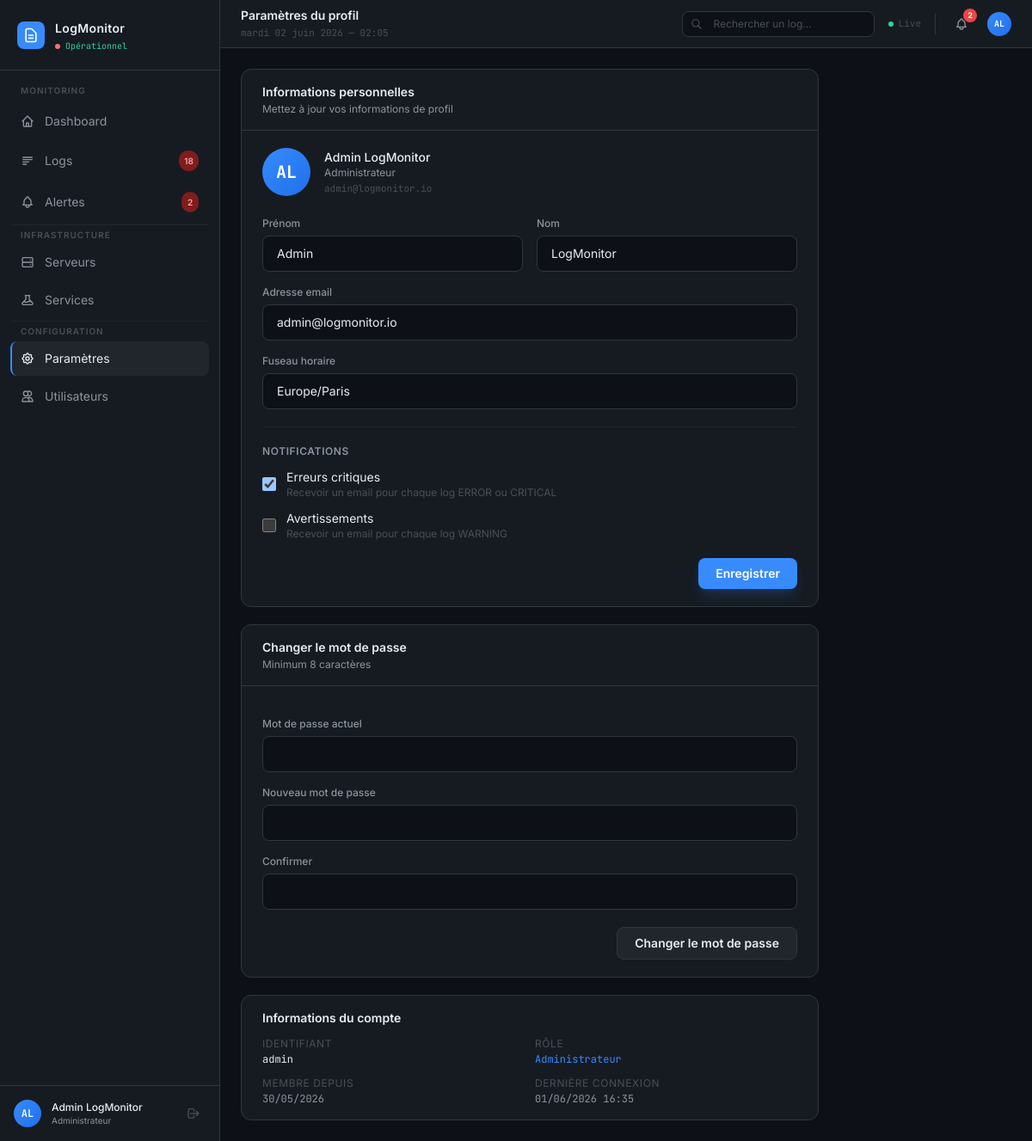
Page /auth/profile/ (signed in) on the earlier database version.
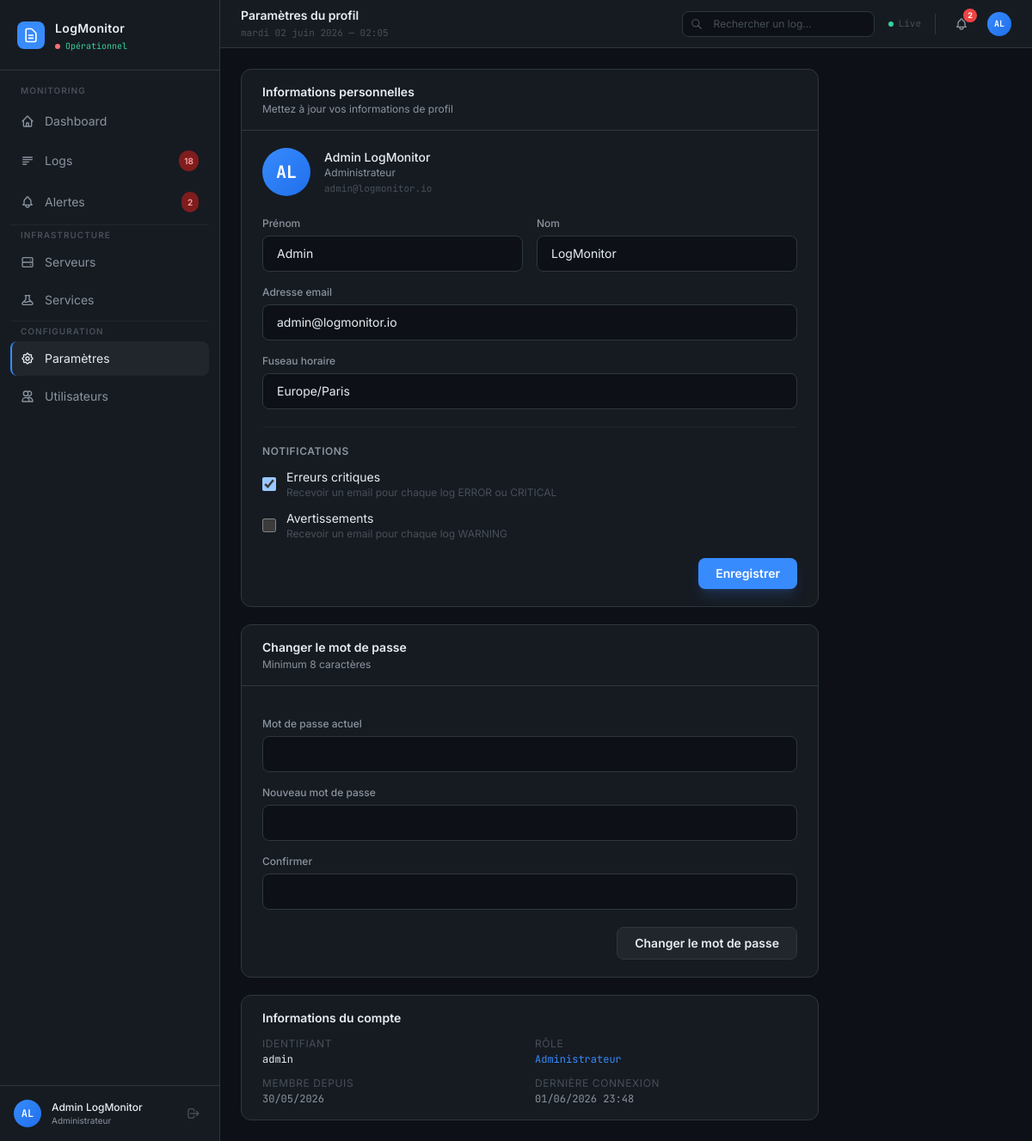
Same page on the later database version.
### apps/accounts/models.py (models this page shows, shortened)
class User(AbstractUser):
    class Role(models.TextChoices):
        ADMIN = "admin", _("Administrateur")
        ANALYST = "analyst", _("Analyste")
        VIEWER = "viewer", _("Lecteur")
        USER = "user", _("Utilisateur")
    role = models.CharField(
        max_length=20,
        choices=Role.choices,
        default=Role.VIEWER,
        verbose_name=_("Rôle"),
    )
    avatar = models.ImageField(
        upload_to="avatars/",
        null=True,
        blank=True,
        verbose_name=_("Avatar"),
    )
    notify_on_error = models.BooleanField(
        default=True,
        verbose_name=_("Notifier sur erreur critique"),
    )
    notify_on_warning = models.BooleanField(
        default=False,
        verbose_name=_("Notifier sur avertissement"),
    )
    timezone = models.CharField(
        max_length=50,
        default="Europe/Paris",
        verbose_name=_("Fuseau horaire"),
    )
    created_at = models.DateTimeField(auto_now_add=True)
    updated_at = models.DateTimeField(auto_now=True)
    class Meta:
        verbose_name = _("Utilisateur")
        verbose_name_plural = _("Utilisateurs")
        ordering = ["-date_joined"]
    @property
    def display_name(self):
        return self.get_full_name() or self.username
    @property
    def initials(self):
        if self.first_name and self.last_name:
            return f"{self.first_name[0]}{self.last_name[0]}".upper()
        return self.username[:2].upper()

### apps/accounts/profile.py (the view, shortened to what this page needs)
# urls.py: path("profile/",                  ProfileView.as_view(),            name="profile"),
class ProfileView(LoginRequiredMixin, UpdateView):
    model = User
    form_class = ProfileForm
    template_name = "accounts/profile.html"
    success_url = reverse_lazy("accounts:profile")
    login_url = "/auth/login/"
    def get_object(self, queryset=None):
        return self.request.user
    def get_context_data(self, **kwargs):
        ctx = super().get_context_data(**kwargs)
        ctx["page_title"] = "Profil — LogMonitor"
        ctx["page_heading"] = "Paramètres du profil"
        ctx["password_form"] = PasswordChangeForm(user=self.request.user)
        return ctx

### apps/accounts/profile.py
class ProfileForm(forms.ModelForm):
    class Meta:
        model = User
        fields = ["first_name", "last_name", "email", "timezone",
                  "notify_on_error", "notify_on_warning", "avatar"]
    def __init__(self, *args, **kwargs):
        super().__init__(*args, **kwargs)
        input_cls = (
            "w-full bg-[#0D1117] border border-[#30363D] rounded-lg px-4 py-2.5 "
            "text-[#E6EDF3] text-sm placeholder-[#484F58] "
            "focus:outline-none focus:border-[#388BFD] focus:ring-1 focus:ring-[#388BFD] "
            "transition-colors"
        )
        checkbox_cls = "w-4 h-4 rounded border-[#30363D] bg-[#0D1117] text-[#388BFD]"
        for name, field in self.fields.items():
            if isinstance(field.widget, forms.CheckboxInput):
                field.widget.attrs["class"] = checkbox_cls
            elif not isinstance(field.widget, forms.FileInput):
                field.widget.attrs["class"] = input_cls

### apps/accounts/templates/accounts/profile.html (shortened to what the changed rows need)
{% extends "base.html" %}
{% block content %}
<div class="max-w-2xl space-y-5 animate-fade-in">
  <div class="bg-[#161B22] border border-[#30363D] rounded-xl overflow-hidden">
    <div class="px-6 py-4 border-b border-[#30363D]">
      <h2 class="text-sm font-semibold text-[#E6EDF3]">Informations personnelles</h2>
    </div>
    <form method="post" action="{% url 'accounts:profile' %}" enctype="multipart/form-data" class="px-6 py-5">
      <div class="flex items-center gap-4 mb-6">
        <div class="w-14 h-14 rounded-full bg-gradient-to-br from-[#388BFD] to-[#1F6FEB]
                    flex items-center justify-center flex-shrink-0">
          <span class="text-xl font-bold text-white font-mono">{{ request.user.initials }}</span>
        </div>
        <div>
          <p class="text-sm font-medium text-[#E6EDF3]">{{ request.user.display_name }}</p>
          <p class="text-xs text-[#8B949E]">{{ request.user.get_role_display }}</p>
          <p class="text-[11px] text-[#484F58] font-mono mt-0.5">{{ request.user.email }}</p>
        </div>
      </div>
      <div class="grid grid-cols-2 gap-4">
        <div>
          <label class="block text-xs font-medium text-[#8B949E] mb-1.5">Prénom</label>
          {{ form.first_name }}
        </div>
        <div>
          <label class="block text-xs font-medium text-[#8B949E] mb-1.5">Nom</label>
          {{ form.last_name }}
        </div>
        <div class="col-span-2">
          <label class="block text-xs font-medium text-[#8B949E] mb-1.5">Adresse email</label>
          {{ form.email }}
        </div>
        <div class="col-span-2">
          <label class="block text-xs font-medium text-[#8B949E] mb-1.5">Fuseau horaire</label>
          {{ form.timezone }}
        </div>
      </div>
      <div class="mt-5 pt-5 border-t border-[#21262D]">
        <div class="space-y-3">
          <label class="flex items-center gap-3 cursor-pointer">
            {{ form.notify_on_error }}
            <div>
              <p class="text-sm text-[#E6EDF3]">Erreurs critiques</p>
              <p class="text-xs text-[#484F58]">Recevoir un email pour chaque log ERROR ou CRITICAL</p>
            </div>
          </label>
          <label class="flex items-center gap-3 cursor-pointer">
            {{ form.notify_on_warning }}
            <div>
              <p class="text-sm text-[#E6EDF3]">Avertissements</p>
              <p class="text-xs text-[#484F58]">Recevoir un email pour chaque log WARNING</p>
            </div>
          </label>
        </div>
      </div>
    </form>
  </div>
  <div class="bg-[#161B22] border border-[#30363D] rounded-xl overflow-hidden">
    <div class="px-6 py-4 border-b border-[#30363D]">
      <h2 class="text-sm font-semibold text-[#E6EDF3]">Changer le mot de passe</h2>
    </div>
  </div>
  <div class="bg-[#161B22] border border-[#30363D] rounded-xl px-6 py-4">
    <h2 class="text-sm font-semibold text-[#E6EDF3] mb-3">Informations du compte</h2>
    <div class="grid grid-cols-2 gap-3 text-xs">
      <div>
        <p class="text-[#484F58] uppercase tracking-wider mb-0.5">Identifiant</p>
        <p class="text-[#E6EDF3] font-mono">{{ request.user.username }}</p>
      </div>
      <div>
        <p class="text-[#484F58] uppercase tracking-wider mb-0.5">Rôle</p>
        <p class="text-[#388BFD] font-mono">{{ request.user.get_role_display }}</p>
      </div>
      <div>
        <p class="text-[#484F58] uppercase tracking-wider mb-0.5">Membre depuis</p>
        <p class="text-[#8B949E] font-mono">{{ request.user.date_joined|date:"d/m/Y" }}</p>
      </div>
      <div>
        <p class="text-[#484F58] uppercase tracking-wider mb-0.5">Dernière connexion</p>
        <p class="text-[#8B949E] font-mono">{{ request.user.last_login|date:"d/m/Y H:i"|default:"—" }}</p>
      </div>
    </div>
  </div>
</div>
{% endblock %}

### templates/components/sidebar.html (shortened to what the changed rows need)
{% load static %}
<aside class="w-64 flex-shrink-0 flex flex-col bg-[#161B22] border-r border-[#30363D] h-full">
  <div class="border-t border-[#30363D] px-4 py-4">
    <div class="flex items-center gap-3">
      <div class="w-8 h-8 rounded-full bg-gradient-to-br from-[#388BFD] to-[#1F6FEB]
                  flex items-center justify-center flex-shrink-0">
        <span class="text-xs font-semibold text-white font-mono">
          {{ request.user.initials|default:"U" }}
        </span>
      </div>
      <div class="flex-1 min-w-0">
        <p class="text-xs font-medium text-[#E6EDF3] truncate">{{ request.user.display_name }}</p>
        <p class="text-[10px] text-[#8B949E] truncate">{{ request.user.get_role_display|default:"Utilisateur" }}</p>
      </div>
    </div>
  </div>
</aside>

### templates/components/header.html (shortened to what this page needs)
<header class="flex-shrink-0 h-14 flex items-center gap-4 px-6 bg-[#161B22] border-b border-[#30363D]">
  <div class="flex-1 min-w-0">
    <h1 class="text-sm font-semibold text-[#E6EDF3] truncate">
      {{ page_heading|default:"Dashboard" }}
    </h1>
    <p class="text-[11px] text-[#484F58] font-mono mt-0.5">
      {% now "l d F Y — H:i" %}
    </p>
  </div>
  <div class="relative hidden md:block">
    <input
      type="text"
      name="search"
      placeholder="Rechercher un log…"
      class="w-56 bg-[#0D1117] border border-[#30363D] rounded-lg pl-9 pr-4 py-1.5
             text-[#E6EDF3] text-xs placeholder-[#484F58]
             focus:outline-none focus:border-[#388BFD] focus:ring-1 focus:ring-[#388BFD]
             transition-colors duration-200"
      hx-get="{% url 'dashboard:htmx_recent_logs' %}"
      hx-trigger="keyup changed delay:400ms"
      hx-target="#log-table-body"
      hx-indicator="#search-spinner"
    >
    <svg class="absolute left-2.5 top-1/2 -translate-y-1/2 w-3.5 h-3.5 text-[#484F58]"
         fill="none" stroke="currentColor" viewBox="0 0 24 24">
      <path stroke-linecap="round" stroke-linejoin="round" stroke-width="2"
            d="M21 21l-6-6m2-5a7 7 0 11-14 0 7 7 0 0114 0"/>
    </svg>
  </div>
  <div class="flex items-center gap-1.5 text-[11px] text-[#484F58]">
    <span class="w-1.5 h-1.5 rounded-full bg-emerald-400 animate-pulse-slow"></span>
    <span class="hidden sm:inline font-mono">Live</span>
  </div>
  <a href="{% url 'alerts:list' %}"
     class="relative p-1.5 text-[#8B949E] hover:text-[#E6EDF3] rounded-md transition-colors"
     title="Alertes actives">
    {% if active_alerts_count > 0 %}
      <span class="absolute -top-1 -right-1 w-4 h-4 bg-red-500 text-white text-[9px]
                   font-bold rounded-full flex items-center justify-center">
        {{ active_alerts_count|default:0 }}
      </span>
    {% endif %}
  </a>
  <div class="w-7 h-7 rounded-full bg-gradient-to-br from-[#388BFD] to-[#1F6FEB]
              flex items-center justify-center flex-shrink-0 cursor-pointer"
       title="{{ request.user.display_name }}">
    <span class="text-[10px] font-bold text-white font-mono">
      {{ request.user.initials|default:"U" }}
    </span>
  </div>
</header>

Differences in the rows shown:
changed User "AL": user.last_login "01/06/2026 16:35" → "01/06/2026 23:48"
